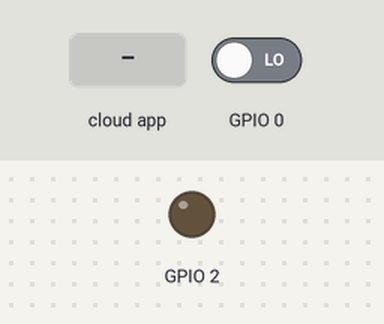
Bench run of a sketch on a simulated ESP8266 (NodeMCU). On the bench: output pins drawn as LEDs (lit = HIGH). The test bench sets the inputs (shaded band); at power-on: GPIO 0 LOW. WiFi joins after 1.5 s; servers stay silent unless stated; the Firebase database answers and starts empty; what the sketch prints to the serial monitor is not drawn.

Above: at 4.7 s.
4.8 s: GPIO 0 driven HIGH
At 5.7 s:
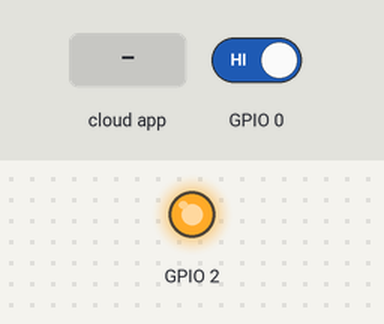
7.4 s: the phone or cloud app sets Status to OFF
At 8.7 s:
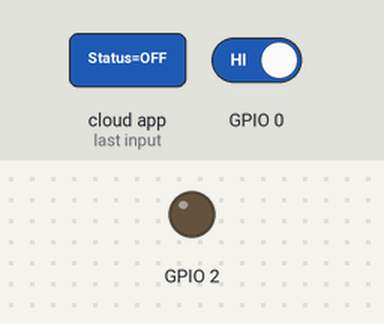
9.4 s: the phone or cloud app sets Status to ON
At 10.3 s:
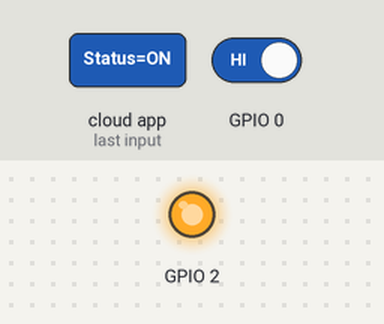
Timing chart, 0 to 12.4 s (numbered marks = the images above; inputs shaded):
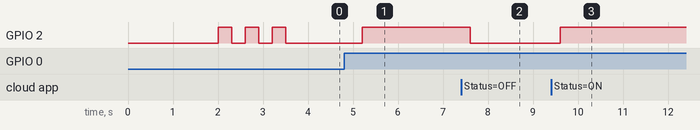

Measured:
- after the input at 4.8 s, GPIO 2: LOW → HIGH after 0.40 s
- after the input at 7.4 s, GPIO 2: HIGH → LOW after 0.20 s
- after the input at 9.4 s, GPIO 2: LOW → HIGH after 0.21 s

The sketch:

ESP8266_Driver.ino
```cpp
#include <FirebaseESP8266.h>
#include <ESP8266WiFi.h>

//Constants
#define WIFI_SSID "LuisWiFi"
#define WIFI_PASSWORD "12345678"
#define FIREBASE_LINK "ez-serve-81804.firebaseio.com"
#define FIREBASE_SECRET "f8QvXMp36EcqZdNcvr64WvOBzmMnhIZ2peboCXjm"
#define TABLE "/Connection/23781/42019/Status"

//Global variables
FirebaseData firebaseData;
int val = 0;
int buttonState = 0;
int lastButtonState = LOW;

void setup() {
  Serial.begin(115200);

  //Initialize pin modes
  pinMode(2, OUTPUT);
  pinMode(0, INPUT);
  digitalWrite(2, LOW);

  //Connect to WiFi
  Serial.print("connecting");
  WiFi.begin(WIFI_SSID, WIFI_PASSWORD);
  while (WiFi.status() != WL_CONNECTED) {
    delay(1000);
    Serial.print(".");
  }
  Serial.println("connected: ");
  Serial.println(WiFi.localIP());

  //Connect to Firebase
  Firebase.begin(FIREBASE_LINK, FIREBASE_SECRET);
  Firebase.reconnectWiFi(true);

  //Visual cue of setup completed
  setupComplete();
}

void setupComplete() {
  digitalWrite(2, HIGH);
  delay(300);
  digitalWrite(2, LOW);
  delay(300);
  digitalWrite(2, HIGH);
  delay(300);
  digitalWrite(2, LOW);
  delay(300);
  digitalWrite(2, HIGH);
  delay(300);
  digitalWrite(2, LOW);
}

void loop() {
//BUTTON HANDLER
  buttonState = digitalRead(0);
  if (buttonState == HIGH && lastButtonState == LOW) {
    delay(100);
    if (val == 0) {
      digitalWrite(2, HIGH);
      val = 1;
      if (!Firebase.setString(firebaseData, TABLE, "ON")){
        Serial.println(firebaseData.errorReason());
      }
    } else {
      digitalWrite(2, LOW);
      val = 0;
      if (!Firebase.setString(firebaseData, TABLE, "OFF")){
        Serial.println(firebaseData.errorReason());
      }
    }
  }
  lastButtonState = buttonState;

  if (Firebase.getString(firebaseData, TABLE)) {
    String LED_Status = firebaseData.stringData();
    Serial.println(LED_Status);
    delay(100);
    if (LED_Status == "ON"){
      digitalWrite(2, HIGH);
      val = 1;
    } else if (LED_Status == "OFF") {
      digitalWrite(2, LOW);
      val = 0;
    }
  } else {
    Serial.println(firebaseData.errorReason());
  }
  delay(150);
}
```
